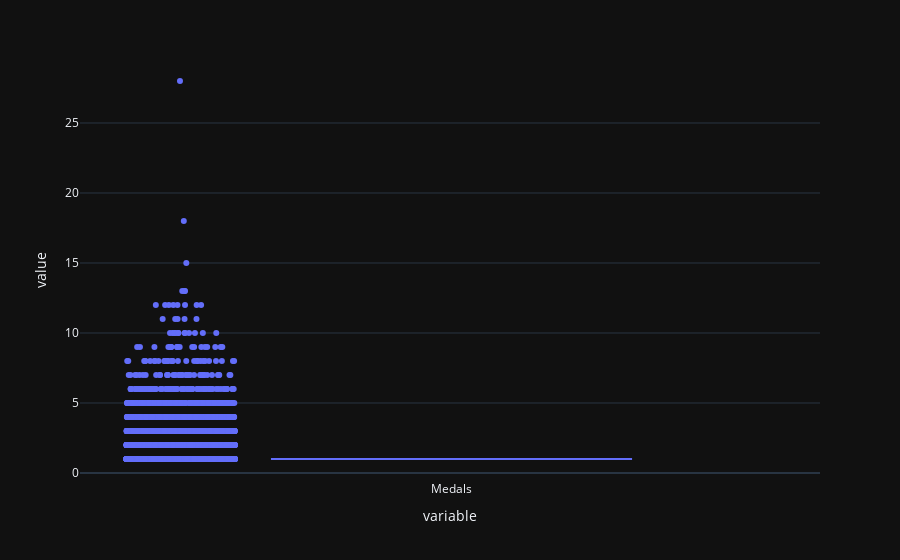

Here is the notebook cell this chart was saved with:
### Code cell
# Apenas um teste de visualização com Plotly.
px.box(df_med_summer.Medals, points='all')

### Figure 1 — Plotly figure (JSON) as saved in the notebook; plotly's stock layout.template omitted (floating-point values rounded to 4 significant figures; data arrays with more than 128 entries replaced by an {"elided": "..."} marker saying what was removed)
{"data": [{"alignmentgroup": "True", "boxpoints": "all", "hovertemplate": "variable=%{x}<br>value=%{y}<extra></extra>", "legendgroup": "", "marker": {"color": "#636efa"}, "name": "", "notched": false, "offsetgroup": "", "orientation": "v", "showlegend": false, "x": {"elided": "24545 str values"}, "x0": " ", "xaxis": "x", "y": {"elided": "24545 int values"}, "y0": " ", "yaxis": "y", "type": "box"}], "layout": {"xaxis": {"anchor": "y", "domain": [0.0, 1.0], "title": {"text": "variable"}}, "yaxis": {"anchor": "x", "domain": [0.0, 1.0], "title": {"text": "value"}}, "legend": {"tracegroupgap": 0}, "margin": {"t": 60}, "boxmode": "group"}}
